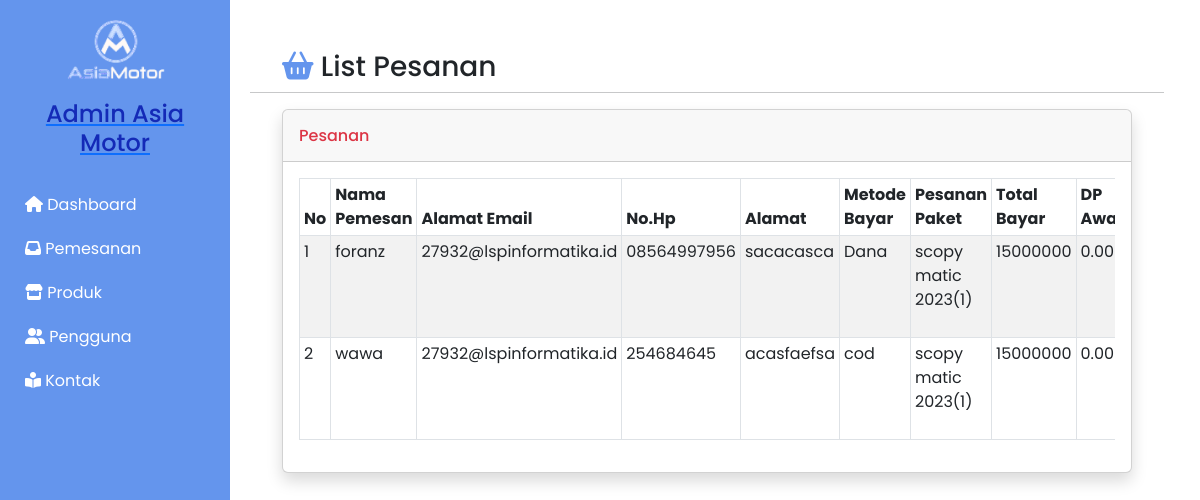
The app's page /orderindex.php with its own data.
### tables this page shows
CREATE TABLE `orders` (
  `id` int(11) NOT NULL,
  `name` varchar(100) NOT NULL,
  `email` varchar(100) NOT NULL,
  `phone` varchar(20) NOT NULL,
  `address` varchar(255) NOT NULL,
  `pmode` varchar(50) NOT NULL,
  `products` varchar(255) NOT NULL,
  `amount_paid` varchar(100) NOT NULL,
  `status` enum('selesai','ditolak') DEFAULT NULL,
  `initial_payment` decimal(10,2) NOT NULL,
  `remaining_payment` decimal(10,2) NOT NULL
);

### orderindex.php (the view, shortened to what this page needs)
<!DOCTYPE html>
<html lang="en">
<head>
       <link rel="stylesheet" type="text/css" href="https://cdn.jsdelivr.net/npm/bootstrap@5.3.0-alpha3/dist/css/bootstrap.min.css">
    <link
      rel="stylesheet"
      href="https://cdnjs.cloudflare.com/ajax/libs/font-awesome/6.3.0/css/all.min.css"
    />
    <link rel="stylesheet" href="https://cdn.jsdelivr.net/npm/feather-icons/dist/feather.min.css">
    <link rel="stylesheet" href="css/adm.css">
</head>
<body>
    <?php
          include 'sidebar.php';
        ?>
    <div class="row">
      <h3><i class="fa-solid fa-basket-shopping" style="color: #6495ed;"></i> List Pesanan</h3><hr>
          <div class="col">
            <div class="card shadow mb-4">
              <div class="card-header py-3 d-flex flex-row align-items-center justify-content-between">
                <h6 class="m-0 font-weight-bold text-danger">Pesanan</h6>
              </div>
              <div class="card-body">
                <div class="table-responsive">
                  <table class="table table-bordered table-striped table-sm" id="produk" width="100%" cellspacing="0">
                    <thead>
                      <tr>
                        <th>No</th>
                        <th>Nama Pemesan</th>
                        <th>Alamat Email</th>
                        <th>No.Hp</th>
                        <th>Alamat</th>
                        <th>Metode Bayar</th>
                        <th>Pesanan Paket</th>
                        <th>Total Bayar</th>
                        <th>DP Awal</th>
                      </tr>
                    </thead>
                    <tbody>
                      <?php
                      include 'connect.php';
                      $product = mysqli_query($koneksi, "select * from orders");
                      $no = 1;
                      while($row=$product->fetch_object()){
                      ?>
                        <tr>
                          <td><?php echo $no++; ?></td>
                          <td><?php echo $row->name; ?></td>
                          <td><?php echo $row->email; ?></td>
                          <td><?php echo $row->phone; ?></td>
                          <td><?php echo $row->address; ?></td>
                          <td><?php echo $row->pmode; ?></td>
                          <td><?php echo $row->products; ?></td>
                          <td><?php echo $row->amount_paid; ?></td>
                          <td><?php echo $row->initial_payment; ?></td>
                        </tr>
                      <?php } ?>
                    </tbody>
                  </table>
                </div>
              </div>
            </div>
          </div>
        </div>
</body>
</html>

### css/adm.css (style rules this page uses)
body { margin: 0; padding: 0; font-family: "Poppins", sans-serif; }

### orderindex.php (style rules this page uses)
.row { --bs-gutter-x: 4rem; --bs-gutter-y: 0; display: flex; flex-wrap: wrap; margin-top: 50px; margin-right: 3%; margin-left: 250px; }

### sidebar.php (style rules this page uses)
body { margin: 0; padding: 0; font-family: "Poppins", sans-serif; }

### records on screen
orders: name "foranz", email "27932@lspinformatika.id", phone "08564997956", address "sacacasca", pmode "Dana", products "scopy matic 2023(1)", amount_paid "15000000", initial_payment "0.00"
orders: name "wawa", email "27932@lspinformatika.id", phone "254684645", address "acasfaefsa", pmode "cod", products "scopy matic 2023(1)", amount_paid "15000000", initial_payment "0.00"
